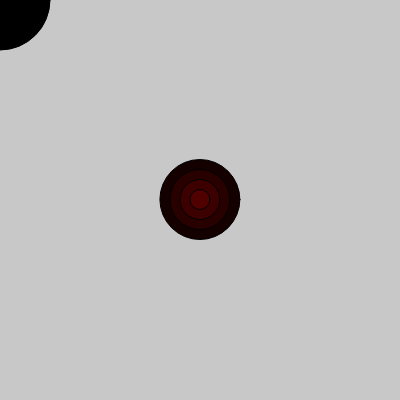
Frame 1 (no input)
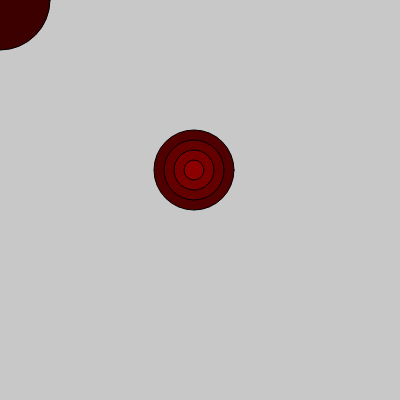
Frame 60 (no input)
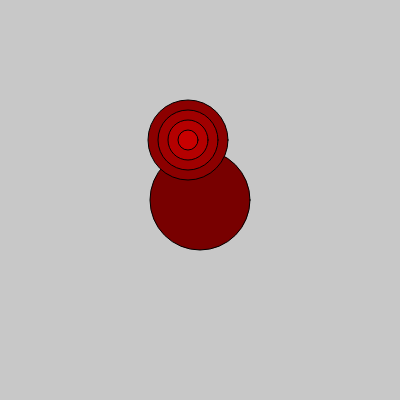
Frame 120 (the mouse pressed at the canvas centre since frame 60)

The p5.js sketch that drew these frames (run headless with seeded random() and noise() and a simulated clock; from frame 60 on, the mouse is pressed at the canvas centre):

// p5.js sketch
// ── sketch.js
var xPos = 200;
var yPos = 200;

function setup() {
  createCanvas(400, 400);
  console.log("something")
}


function draw() {



  background(200);
  var sizeofcircle=100;
  var redcolor = frameCount;
  xPos -= .1;
  yPos -= .5;

  fill(redcolor,0,0);
  ellipse(mouseX,mouseY,sizeofcircle,sizeofcircle);


  sizeofcircle = sizeofcircle - 20;
  redcolor += 20;
  fill(redcolor,0,0);
ellipse(xPos,yPos,sizeofcircle,sizeofcircle);


sizeofcircle = sizeofcircle - 20;
redcolor += 20;
fill(redcolor,0,0);
ellipse(xPos,yPos,sizeofcircle,sizeofcircle);


sizeofcircle = sizeofcircle - 20;
redcolor += 20;
fill(redcolor,0,0);
ellipse(xPos,yPos,sizeofcircle,sizeofcircle);


sizeofcircle = sizeofcircle - 20;
redcolor += 20;
fill(redcolor,0,0);
ellipse(xPos,yPos,sizeofcircle,sizeofcircle);


console.log("xPos:" + xPos);

}
